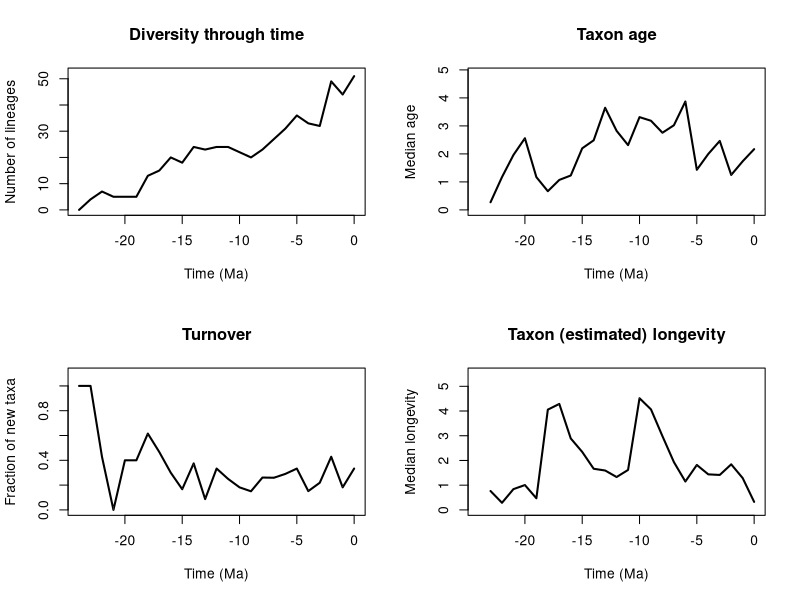

Source code (R):

	setwd("/Users/tobias/Documents/Sweden/PhD/rise_and_fall/longevity_analyses/mammals/families/mustelidae_pyrate_mcmc_logs")
	tbl = read.table(file = "mustelidae_input_1_se_est_stats.txt",header = T)
	pdf(file='fmustelidae_input_1_se_est_stats.pdf',width=12, height=9)
	time = -tbl$time
	par(mfrow=c(2,2))
	library(scales)
	plot(time,tbl$diversity, type="l",lwd = 2, ylab= "Number of lineages", xlab="Time (Ma)", main="Diversity through time", ylim=c(0,max(tbl$M_div,na.rm =T)+1),xlim=c(min(time),0))
	polygon(c(time, rev(time)), c(tbl$M_div, rev(tbl$m_div)), col = alpha("#504A4B",0.5), border = NA)
	plot(time,tbl$median_genus_age, type="l",lwd = 2, ylab = "Median age", xlab="Time (Ma)", main= "Taxon age", ylim=c(0,max(tbl$M_age,na.rm =T)+1),xlim=c(min(time),0))
	polygon(c(time, rev(time)), c(tbl$M_age, rev(tbl$m_age)), col = alpha("#504A4B",0.5), border = NA)
	plot(time,tbl$turnover, type="l",lwd = 2, ylab = "Fraction of new taxa", xlab="Time (Ma)", main= "Turnover", ylim=c(0,max(tbl$M_turnover,na.rm =T)+.1),xlim=c(min(time),0))
	polygon(c(time, rev(time)), c(tbl$M_turnover, rev(tbl$m_turnover)), col = alpha("#504A4B",0.5), border = NA)
	plot(time,tbl$life_exp, type="l",lwd = 2, ylab = "Median longevity", xlab="Time (Ma)", main= "Taxon (estimated) longevity", ylim=c(0,max(tbl$M_life_exp,na.rm =T)+1),xlim=c(min(time),0))
	polygon(c(time, rev(time)), c(tbl$M_life_exp, rev(tbl$m_life_exp)), col = alpha("#504A4B",0.5), border = NA)
	n<-dev.off()
	
